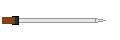

Recreate this plot in Python.
#!/usr/bin/env python3
# -*- coding: utf-8 -*-
"""
Utility per creare il logo Katana per la GUI
"""

from PIL import Image, ImageDraw
import base64
import io

def create_katana_logo_svg():
    """Crea un logo SVG stilizzato di una katana"""
    svg_content = '''
<svg width="120" height="40" viewBox="0 0 120 40" xmlns="http://www.w3.org/2000/svg">
  <defs>
    <linearGradient id="blade" x1="0%" y1="0%" x2="100%" y2="0%">
      <stop offset="0%" style="stop-color:#E8E8E8;stop-opacity:1" />
      <stop offset="50%" style="stop-color:#FFFFFF;stop-opacity:1" />
      <stop offset="100%" style="stop-color:#C0C0C0;stop-opacity:1" />
    </linearGradient>
    <linearGradient id="handle" x1="0%" y1="0%" x2="100%" y2="0%">
      <stop offset="0%" style="stop-color:#8B4513;stop-opacity:1" />
      <stop offset="50%" style="stop-color:#A0522D;stop-opacity:1" />
      <stop offset="100%" style="stop-color:#654321;stop-opacity:1" />
    </linearGradient>
  </defs>
  
  <!-- Lama della katana -->
  <path d="M15 18 L95 18 L100 20 L95 22 L15 22 Z" fill="url(#blade)" stroke="#999" stroke-width="0.5"/>
  
  <!-- Punta della lama -->
  <path d="M95 18 L105 20 L95 22 Z" fill="url(#blade)" stroke="#999" stroke-width="0.5"/>
  
  <!-- Guardia (tsuba) -->
  <rect x="12" y="16" width="6" height="8" fill="#2C2C2C" stroke="#000" stroke-width="0.5" rx="1"/>
  
  <!-- Manico (tsuka) -->
  <rect x="2" y="17" width="12" height="6" fill="url(#handle)" stroke="#654321" stroke-width="0.5" rx="2"/>
  
  <!-- Dettagli del manico -->
  <line x1="4" y1="18.5" x2="12" y2="18.5" stroke="#654321" stroke-width="0.3"/>
  <line x1="4" y1="21.5" x2="12" y2="21.5" stroke="#654321" stroke-width="0.3"/>
  
  <!-- Riflesso sulla lama -->
  <line x1="20" y1="19" x2="90" y2="19" stroke="#FFFFFF" stroke-width="0.8" opacity="0.7"/>
  
  <!-- Testo KATANA -->
  <text x="60" y="35" font-family="Arial, sans-serif" font-size="8" font-weight="bold" text-anchor="middle" fill="#2C2C2C">KATANA</text>
</svg>
    '''
    return svg_content

def save_logo_as_png(size=(120, 40)):
    """Salva il logo come PNG usando PIL"""
    # Crea un'immagine con sfondo trasparente
    img = Image.new('RGBA', size, (255, 255, 255, 0))
    draw = ImageDraw.Draw(img)
    
    # Disegna una katana stilizzata
    # Lama
    draw.rectangle([15, 18, 95, 22], fill=(230, 230, 230, 255), outline=(150, 150, 150, 255))
    # Punta
    draw.polygon([(95, 18), (105, 20), (95, 22)], fill=(230, 230, 230, 255), outline=(150, 150, 150, 255))
    # Guardia
    draw.rectangle([12, 16, 18, 24], fill=(44, 44, 44, 255), outline=(0, 0, 0, 255))
    # Manico
    draw.rectangle([2, 17, 14, 23], fill=(139, 69, 19, 255), outline=(101, 67, 33, 255))
    
    return img

if __name__ == "__main__":
    # Salva il logo SVG
    svg_content = create_katana_logo_svg()
    with open('katana_logo.svg', 'w', encoding='utf-8') as f:
        f.write(svg_content)
    
    # Salva il logo PNG
    logo_img = save_logo_as_png()
    logo_img.save('katana_logo.png')
    
    print("Logo Katana creato: katana_logo.svg e katana_logo.png")
